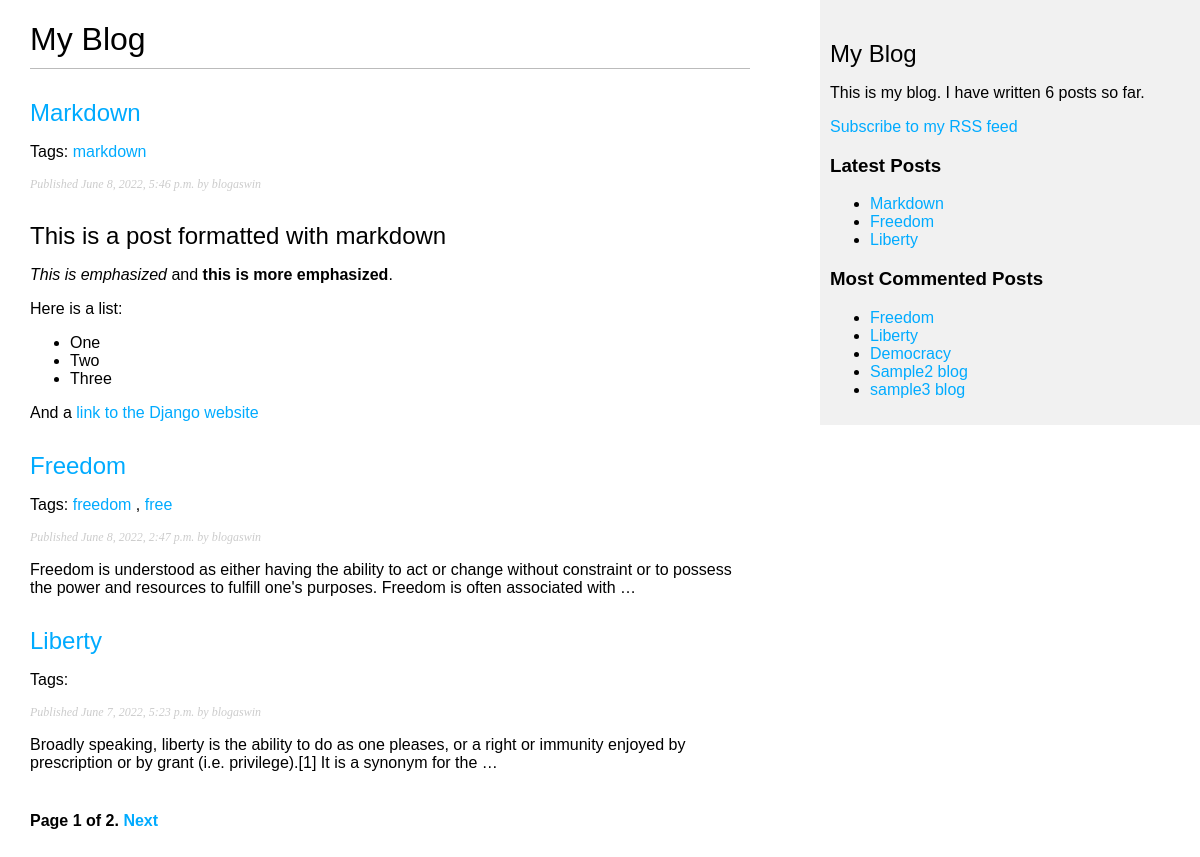
Screenshot of /blog/ with the database file from the repository.
### blog/models.py (models this page shows, shortened)
class Post(models.Model):
    STATUS_CHOICES = (('draft', 'Draft'), ('published', 'Published'),)
    title= models.CharField(max_length=250)
    slug= models.SlugField(max_length=250, unique_for_date='publish')
    author= models.ForeignKey(User, on_delete=models.CASCADE, related_name='blog_posts')
    body= models.TextField()
    publish= models.DateTimeField(default=timezone.now)
    created= models.DateTimeField(auto_now_add=True)
    updated= models.DateTimeField(auto_now=True)
    status=models.CharField(max_length=10, choices=STATUS_CHOICES, default='draft')
    objects=models.Manager() #default manager
    published=PublishedManager() #custom manager
    tags=TaggableManager()
    class Meta:
        ordering=('-publish',)
    def get_absolute_url(self):
        return reverse('blog:post_detail',
                        args=[self.publish.year,
                              self.publish.month,
                              self.publish.day,
                              self.slug])

### blog/views.py (the view)
# urls.py: path('',views.post_list, name='post_list'),
def post_list(request, tag_slug=None):
    object_list = Post.published.all()
    tag= None
    if tag_slug:
        tag=get_object_or_404(Tag, slug=tag_slug)
        object_list= object_list.filter(tags__in=[tag])
    paginator = Paginator(object_list, 3)
    page = request.GET.get('page')
    try:
        posts = paginator.page(page)
    except PageNotAnInteger:
        posts = paginator.page(1)
    except EmptyPage:
        posts = paginator.page(paginator.num_pages)
    return render(request,
                  'blog/post/list.html',
                  {'page': page,
                   'posts': posts,
                   'tag':tag})

### blog/models.py (called while the page is built)
    def get_queryset(self):
        return super(PublishedManager,self).get_queryset()\
            .filter(status='published')

### blog/templatetags/blog_tags.py (called while the page is built)
@register.simple_tag
def total_posts():
    return Post.published.count()

@register.inclusion_tag('blog/post/latest_posts.html')
def show_latest_posts(count=5):
    latest_posts=Post.published.order_by('-publish')[:count]
    return {'latest_posts':latest_posts}

@register.simple_tag
def get_most_commented_posts(count=5):
    return Post.published.annotate(total_comments=Count('comments')).order_by('-total_comments')[:count]

@register.filter(name='markdown')
def markdown_format(text):
    return mark_safe(markdown.markdown(text))

### blog/templates/blog/post/list.html (shortened to what this page needs)
{% extends "blog/base.html" %}
{% load blog_tags %}
{% block content %}
    <h1>My Blog</h1>
    {% for post in posts %}
        <h2>
            <a href="{{ post.get_absolute_url }}">
            {{ post.title }}
            </a>
        </h2>
        <p class="tags">
            Tags:
            {% for tag in post.tags.all %}
                <a href="{% url 'blog:post_list_by_tag' tag.slug %}"> {{ tag.name }} </a>
                {% if not forloop.last %}, {% endif %}
            {% endfor %}
        </p>
        <p class="date">
            Published {{ post.publish }} by {{ post.author }}
        </p>
        {{ post.body|markdown|truncatewords_html:30 }}
    {% endfor %}
  {% include "pagination.html" with page=posts %}
{% endblock %}

### blog/templates/blog/base.html (shortened to what this page needs)
{% load blog_tags %}
{% load static %}
<!DOCTYPE html>
<html>
    <head>
        <link href="{% static "css/blog.css" %}" rel="stylesheet">
    </head>
    <body>
        <div id="content">
            {% block content %}
            {% endblock %}
        </div>
        <div id="sidebar">
            <h2>My Blog</h2>
            <p>This is my blog. I have written {% total_posts %} posts so far.</p>
            <p>
                <a href="{% url 'blog:post_feed' %}">Subscribe to my RSS feed</a>
            </p>
            <h3>Latest Posts</h3>
            {% show_latest_posts 3 %}
            <h3>Most Commented Posts</h3>
            {% get_most_commented_posts as most_commented_posts %}
            <ul>
                {% for post in most_commented_posts %}
                    <li>
                        <a href="{{ post.get_absolute_url }}"> {{ post.title }} </a>
                    </li>
                {% endfor %}
            </ul>
        </div>
    </body>
</html>

### blog/templates/blog/post/latest_posts.html
<ul>
    {% for post in latest_posts %}
    <li>
        <a href="{{ post.get_absolute_url }} "> {{ post.title }} </a>
    </li>
    {% endfor %}
</ul>

### blog/static/css/blog.css (style rules this page uses)
body { margin:0; padding:0; font-family:helvetica, sans-serif; }
a { color:#00abff; text-decoration:none; }
h1 { font-weight:normal; border-bottom:1px solid #bbb; padding:0 0 10px 0; }
h2 { font-weight:normal; margin:30px 0 0; }
#content { float:left; width:60%; padding:0 0 0 30px; }
#sidebar { float:right; width:30%; padding:10px; background:#efefefd2; height:100%; }
p.date { color:#ccc; font-family: georgia, serif; font-size: 12px; font-style: italic; }

### rows the page displays
Post: title "Markdown", publish "June 8, 2022, 5:46 p.m.", author "blogaswin", body "This is a post formatted with markdown This is emphasized and this is more emphasized . Here is a list: One Two Three And a link to the Django website"
Tag: name "markdown"
Post: title "Freedom", publish "June 8, 2022, 2:47 p.m.", author "blogaswin", body "Freedom is understood as either having the ability to act or change without constraint or to possess the power and resources to fulfill one's purposes. Freedom is often associated with …"
Tag: name "freedom"
Tag: name "free"
Post: title "Liberty", publish "June 7, 2022, 5:23 p.m.", author "blogaswin", body "Broadly speaking, liberty is the ability to do as one pleases, or a right or immunity enjoyed by prescription or by grant (i.e. privilege).[1] It is a synonym for the …"
Post: title "Democracy"
Post: title "Sample2 blog"
Post: title "sample3 blog"

### other values shown
{{ page.number }} "1"
{{ page.paginator.num_pages }} "2"
